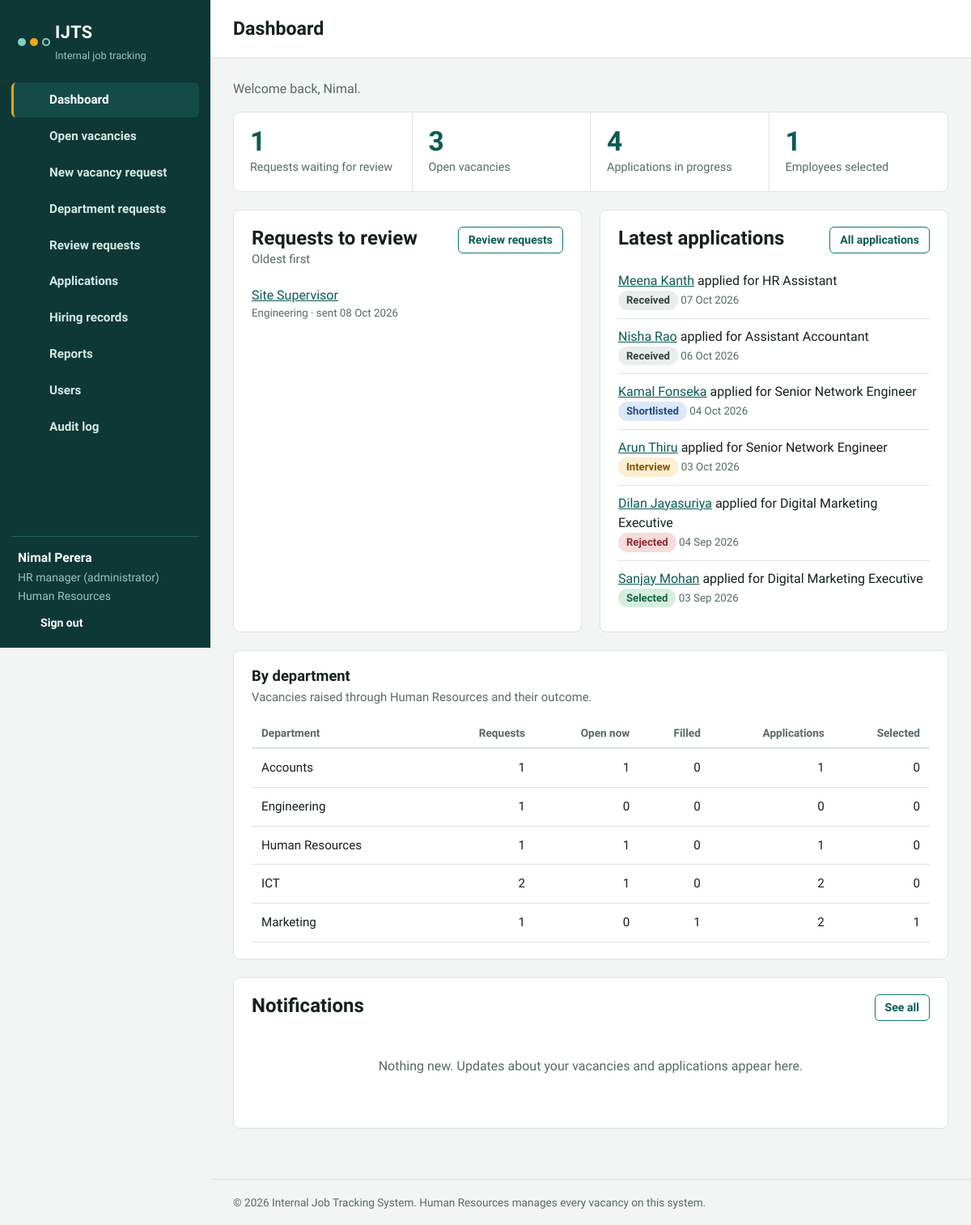
/dashboard.php (signed in), run on the app's committed database.
### tables this page shows
CREATE TABLE users (
  id INT UNSIGNED AUTO_INCREMENT PRIMARY KEY,
  full_name VARCHAR(100) NOT NULL,
  email VARCHAR(120) NOT NULL UNIQUE,
  password_hash VARCHAR(255) NOT NULL,
  role ENUM('admin','hr','manager','employee') NOT NULL DEFAULT 'employee',
  department_id INT UNSIGNED NOT NULL,
  status ENUM('Active','Inactive') NOT NULL DEFAULT 'Active',
  created_at TIMESTAMP DEFAULT CURRENT_TIMESTAMP,
  FOREIGN KEY (department_id) REFERENCES departments(id)
);

CREATE TABLE departments (
  id INT UNSIGNED AUTO_INCREMENT PRIMARY KEY,
  name VARCHAR(80) NOT NULL UNIQUE
);

CREATE TABLE vacancies (
  id INT UNSIGNED AUTO_INCREMENT PRIMARY KEY,
  title VARCHAR(150) NOT NULL,
  department_id INT UNSIGNED NOT NULL,
  requested_by INT UNSIGNED NOT NULL,
  positions TINYINT UNSIGNED NOT NULL DEFAULT 1,
  description TEXT NOT NULL,
  qualifications TEXT NOT NULL,
  justification TEXT NULL,
  closing_date DATE NOT NULL,
  status ENUM('Pending','Approved','Published','Returned','Rejected','Closed','Filled') NOT NULL DEFAULT 'Pending',
  hr_comment TEXT NULL,
  reviewed_by INT UNSIGNED NULL,
  created_at TIMESTAMP DEFAULT CURRENT_TIMESTAMP,
  published_at DATETIME NULL,
  FOREIGN KEY (department_id) REFERENCES departments(id),
  FOREIGN KEY (requested_by) REFERENCES users(id),
  FOREIGN KEY (reviewed_by) REFERENCES users(id),
  INDEX idx_vac_status (status)
);

CREATE TABLE applications (
  id INT UNSIGNED AUTO_INCREMENT PRIMARY KEY,
  vacancy_id INT UNSIGNED NOT NULL,
  user_id INT UNSIGNED NOT NULL,
  cover_note TEXT NULL,
  cv_file VARCHAR(100) NULL,
  status ENUM('Received','Shortlisted','Interview','Selected','Rejected','On Hold') NOT NULL DEFAULT 'Received',
  applied_at TIMESTAMP DEFAULT CURRENT_TIMESTAMP,
  UNIQUE KEY uq_vac_user (vacancy_id, user_id),
  FOREIGN KEY (vacancy_id) REFERENCES vacancies(id),
  FOREIGN KEY (user_id) REFERENCES users(id)
);

### includes/db.php (called while the page is built)
<?php
function db() {
    static $pdo = null;
    if ($pdo === null) {
        try {
            $pdo = new PDO(
                'mysql:host=' . DB_HOST . ';dbname=' . DB_NAME . ';charset=utf8mb4',
                DB_USER,
                DB_PASS,
                [
                    PDO::ATTR_ERRMODE => PDO::ERRMODE_EXCEPTION,
                    PDO::ATTR_DEFAULT_FETCH_MODE => PDO::FETCH_ASSOC,
                    PDO::ATTR_EMULATE_PREPARES => false,
                ]
            );
        } catch (PDOException $ex) {
            http_response_code(500);
            die('Cannot connect to the database. Check the settings in config/config.php and make sure you imported database/schema.sql.');
        }
    }
    return $pdo;
}

### dashboard.php (the view, shortened to what this page needs)
<?php
require_once 'includes/functions.php';
require_login();
$u = current_user();
$pageTitle = 'Dashboard';
include 'includes/header.php';
$notes = q_all("SELECT * FROM notifications WHERE user_id = ? ORDER BY created_at DESC, id DESC LIMIT 5", [$u['id']]);
?>
<p class="muted" style="margin-top:0">Welcome back, <?= e(explode(' ', $u['full_name'])[0]) ?>.</p>
<?php if (is_hr()):
    $pending = (int)q_val("SELECT COUNT(*) FROM vacancies WHERE status = 'Pending'");
    $open = (int)q_val("SELECT COUNT(*) FROM vacancies WHERE status = 'Published'");
    $inprog = (int)q_val("SELECT COUNT(*) FROM applications WHERE status IN ('Received','Shortlisted','Interview')");
    $hired = (int)q_val("SELECT COUNT(*) FROM applications WHERE status = 'Selected'");
    $queue = q_all("SELECT v.id, v.title, v.created_at, d.name AS dept FROM vacancies v JOIN departments d ON d.id = v.department_id WHERE v.status = 'Pending' ORDER BY v.created_at LIMIT 5");
    $recent = q_all("SELECT a.id, a.status, a.applied_at, u.full_name, v.title FROM applications a JOIN users u ON u.id = a.user_id JOIN vacancies v ON v.id = a.vacancy_id ORDER BY a.applied_at DESC LIMIT 6");
    $depts = dept_summary();
?>
  <div class="stats">
    <div class="stat"><span class="num"><?= $pending ?></span><span class="lab">Requests waiting for review</span></div>
    <div class="stat"><span class="num"><?= $open ?></span><span class="lab">Open vacancies</span></div>
    <div class="stat"><span class="num"><?= $inprog ?></span><span class="lab">Applications in progress</span></div>
    <div class="stat"><span class="num"><?= $hired ?></span><span class="lab">Employees selected</span></div>
  </div>
  <div class="grid-2">
    <section class="panel">
      <div class="panel-head"><div><h2>Requests to review</h2><p class="sub" style="margin:0">Oldest first</p></div><a class="btn ghost sm" href="hr_requests.php">Review requests</a></div>
      <?php if (!$queue): ?><p class="empty">No requests are waiting. New requests from departments appear here.</p>
      <?php else: ?><ul class="note-list">
        <?php foreach ($queue as $r): ?><li><a href="hr_requests.php"><?= e($r['title']) ?></a><small><?= e($r['dept']) ?> &middot; sent <?= e(fmt_date($r['created_at'])) ?></small></li><?php endforeach; ?>
      </ul><?php endif; ?>
    </section>
    <section class="panel">
      <div class="panel-head"><div><h2>Latest applications</h2></div><a class="btn ghost sm" href="applications.php">All applications</a></div>
      <?php if (!$recent): ?><p class="empty">No applications yet.</p>
      <?php else: ?><ul class="note-list">
        <?php foreach ($recent as $r): ?><li><a href="application_view.php?id=<?= (int)$r['id'] ?>"><?= e($r['full_name']) ?></a> applied for <?= e($r['title']) ?><small><?= badge($r['status']) ?> <?= e(fmt_date($r['applied_at'])) ?></small></li><?php endforeach; ?>
      </ul><?php endif; ?>
    </section>
  </div>
  <section class="panel">
    <h2>By department</h2>
    <p class="sub">Vacancies raised through Human Resources and their outcome.</p>
    <div class="table-wrap"><table>
      <thead><tr><th>Department</th><th class="num">Requests</th><th class="num">Open now</th><th class="num">Filled</th><th class="num">Applications</th><th class="num">Selected</th></tr></thead>
      <tbody><?php foreach ($depts as $d): ?>
        <tr><td><?= e($d['name']) ?></td><td class="num"><?= (int)$d['total_v'] ?></td><td class="num"><?= (int)$d['open_v'] ?></td><td class="num"><?= (int)$d['filled_v'] ?></td><td class="num"><?= (int)$d['apps'] ?></td><td class="num"><?= (int)$d['hired'] ?></td></tr>
      <?php endforeach; ?></tbody>
    </table></div>
  </section>
<?php endif; ?>
<section class="panel">
  <div class="panel-head"><div><h2>Notifications</h2></div><a class="btn ghost sm" href="notifications.php">See all</a></div>
  <?php if (!$notes): ?><p class="empty">Nothing new. Updates about your vacancies and applications appear here.</p>
  <?php else: ?><ul class="note-list">
    <?php foreach ($notes as $n): ?><li class="<?= $n['is_read'] ? '' : 'unread' ?>"><?= e($n['message']) ?><small><?= e(fmt_datetime($n['created_at'])) ?></small></li><?php endforeach; ?>
  </ul><?php endif; ?>
</section>
<?php include 'includes/footer.php'; ?>

### includes/header.php (shortened to what this page needs)
<?php
$u = current_user();
$page = basename($_SERVER['PHP_SELF']);
$nav = [];
$nav[] = ['dashboard.php', 'Dashboard', 'dashboard'];
$nav[] = ['vacancies.php', 'Open vacancies', 'briefcase'];
if (in_array($u['role'], ['manager', 'hr', 'admin'], true)) {
    $nav[] = ['request_new.php', 'New vacancy request', 'plus'];
    $nav[] = ['my_requests.php', 'Department requests', 'inbox'];
}
if (is_hr()) {
    $nav[] = ['hr_requests.php', 'Review requests', 'check'];
    $nav[] = ['applications.php', 'Applications', 'file'];
    $nav[] = ['hires.php', 'Hiring records', 'users'];
    $nav[] = ['reports.php', 'Reports', 'chart'];
}
if ($u['role'] === 'admin') {
    $nav[] = ['users.php', 'Users', 'users'];
    $nav[] = ['audit.php', 'Audit log', 'list'];
}
$unread = (int)q_val("SELECT COUNT(*) FROM notifications WHERE user_id = ? AND is_read = 0", [$u['id']]);
?>
<!DOCTYPE html>
<html lang="en">
<head>
<link rel="stylesheet" href="assets/css/style.css">
</head>
<body>
<div class="app">
  <aside class="sidebar" id="sidebar">
    <a class="brand" href="dashboard.php">
      <span class="mark" aria-hidden="true"><i></i><i></i><i></i></span>
      <span class="brand-text"><strong><?= e(APP_NAME) ?></strong><small>Internal job tracking</small></span>
    </a>
    <nav class="nav" aria-label="Main">
      <?php foreach ($nav as $n): ?>
        <a href="<?= e($n[0]) ?>" class="<?= $page === $n[0] ? 'active' : '' ?>"><?= icon($n[2]) ?><span><?= e($n[1]) ?></span></a>
      <?php endforeach; ?>
    </nav>
    <div class="side-user">
      <strong><?= e($u['full_name']) ?></strong>
      <span><?= e(role_label($u['role'])) ?></span>
      <span><?= e($u['dept_name']) ?></span>
      <a href="logout.php" class="logout"><?= icon('logout') ?> Sign out</a>
    </div>
  </aside>
  <div class="main">
    <header class="topbar">
      <h1><?= e($pageTitle ?? 'Dashboard') ?></h1>
      <a class="bell" href="notifications.php" aria-label="Notifications"><?= icon('bell') ?><?php if ($unread > 0): ?><em><?= $unread ?></em><?php endif; ?></a>
    </header>
    <main class="content">

### includes/functions.php (shortened to what this page needs)
<?php
require_once __DIR__ . '/db.php';
function e($v) { return htmlspecialchars((string)$v, ENT_QUOTES, 'UTF-8'); }
function fmt_date($d) { return $d ? date('d M Y', strtotime($d)) : '-'; }
function q_all($sql, $p = []) { $s = db()->prepare($sql); $s->execute($p); return $s->fetchAll(); }
function q_one($sql, $p = []) { $s = db()->prepare($sql); $s->execute($p); $r = $s->fetch(); return $r ? $r : null; }
function q_val($sql, $p = []) { $s = db()->prepare($sql); $s->execute($p); return $s->fetchColumn(); }
function current_user() {
    static $u = null;
    if ($u === null) {
        $u = false;
        if (!empty($_SESSION['uid'])) {
            $row = q_one("SELECT u.*, d.name AS dept_name FROM users u JOIN departments d ON d.id = u.department_id WHERE u.id = ? AND u.status = 'Active'", [$_SESSION['uid']]);
            if ($row) { $u = $row; }
        }
    }
    return $u ? $u : null;
}
function require_login() { if (!current_user()) { redirect('login.php'); } }
function is_hr() { $u = current_user(); return $u && in_array($u['role'], ['hr', 'admin'], true); }
function role_label($r) {
    $m = ['admin' => 'HR manager (administrator)', 'hr' => 'HR officer', 'manager' => 'Department head', 'employee' => 'Employee'];
    return $m[$r] ?? $r;
}
function badge($status) {
    $cls = 'b-' . strtolower(str_replace(' ', '-', $status));
    return '<span class="badge ' . e($cls) . '">' . e($status) . '</span>';
}
function icon($name) {
    $p = [
        'dashboard' => '<rect x="3" y="3" width="7" height="9"/><rect x="14" y="3" width="7" height="5"/><rect x="14" y="12" width="7" height="9"/><rect x="3" y="16" width="7" height="5"/>',
        'briefcase' => '<rect x="3" y="7" width="18" height="13" rx="2"/><path d="M9 7V5a2 2 0 0 1 2-2h2a2 2 0 0 1 2 2v2"/>',
        'file'      => '<path d="M14 3H7a2 2 0 0 0-2 2v14a2 2 0 0 0 2 2h10a2 2 0 0 0 2-2V8z"/><path d="M14 3v5h5"/>',
        'plus'      => '<path d="M12 5v14M5 12h14"/>',
        'inbox'     => '<path d="M22 12h-6l-2 3h-4l-2-3H2"/><path d="M5.5 5h13L22 12v6a2 2 0 0 1-2 2H4a2 2 0 0 1-2-2v-6z"/>',
        'check'     => '<circle cx="12" cy="12" r="9"/><path d="M8 12l3 3 5-6"/>',
        'chart'     => '<path d="M4 20V10M10 20V4M16 20v-8M22 20H2"/>',
        'users'     => '<circle cx="9" cy="8" r="4"/><path d="M2 21a7 7 0 0 1 14 0"/><path d="M17 4a4 4 0 0 1 0 8M22 21a6 6 0 0 0-4-5.6"/>',
        'list'      => '<path d="M8 6h13M8 12h13M8 18h13M3 6h.01M3 12h.01M3 18h.01"/>',
        'bell'      => '<path d="M6 8a6 6 0 0 1 12 0c0 7 3 9 3 9H3s3-2 3-9"/><path d="M10 21a2 2 0 0 0 4 0"/>',
        'logout'    => '<path d="M9 21H5a2 2 0 0 1-2-2V5a2 2 0 0 1 2-2h4M16 17l5-5-5-5M21 12H9"/>',
        'menu'      => '<path d="M3 6h18M3 12h18M3 18h18"/>',
    ];
    return '<svg class="ic" viewBox="0 0 24 24" fill="none" stroke="currentColor" stroke-width="1.8" stroke-linecap="round" stroke-linejoin="round" aria-hidden="true">' . ($p[$name] ?? '') . '</svg>';
}
function dept_summary() {
    return q_all("SELECT d.name,
        (SELECT COUNT(*) FROM vacancies v WHERE v.department_id = d.id) AS total_v,
        (SELECT COUNT(*) FROM vacancies v WHERE v.department_id = d.id AND v.status = 'Published') AS open_v,
        (SELECT COUNT(*) FROM vacancies v WHERE v.department_id = d.id AND v.status = 'Filled') AS filled_v,
        (SELECT COUNT(*) FROM applications a JOIN vacancies v ON v.id = a.vacancy_id WHERE v.department_id = d.id) AS apps,
        (SELECT COUNT(*) FROM applications a JOIN vacancies v ON v.id = a.vacancy_id WHERE v.department_id = d.id AND a.status = 'Selected') AS hired
        FROM departments d ORDER BY d.name");
}

### includes/footer.php (shortened to what this page needs)
    </main>
    <footer class="foot">&copy; <?= date('Y') ?> <?= e(APP_FULL_NAME) ?>. Human Resources manages every vacancy on this system.</footer>
  </div>
</div>
</body>
</html>

### data on the page
users: full_name "Nimal Perera", role "HR manager (administrator)", department.name "Human Resources", full_name "Nimal"
vacancies: title "Site Supervisor", department.name "Engineering", created_at "08 Oct 2026"
applications: user.full_name "Meena Kanth", vacancy.title "HR Assistant", status "Received", applied_at "07 Oct 2026"
applications: user.full_name "Nisha Rao", vacancy.title "Assistant Accountant", status "Received", applied_at "06 Oct 2026"
applications: user.full_name "Kamal Fonseka", vacancy.title "Senior Network Engineer", status "Shortlisted", applied_at "04 Oct 2026"
applications: user.full_name "Arun Thiru", vacancy.title "Senior Network Engineer", status "Interview", applied_at "03 Oct 2026"
applications: user.full_name "Dilan Jayasuriya", vacancy.title "Digital Marketing Executive", status "Rejected", applied_at "04 Sep 2026"
applications: user.full_name "Sanjay Mohan", vacancy.title "Digital Marketing Executive", status "Selected", applied_at "03 Sep 2026"

### other printed values
APP_NAME "IJTS"
$n[1] "Dashboard"
$n[1] "Open vacancies"
$n[1] "New vacancy request"
$n[1] "Department requests"
$n[1] "Review requests"
$n[1] "Applications"
$n[1] "Hiring records"
$n[1] "Reports"
$n[1] "Users"
$n[1] "Audit log"
$pageTitle "Dashboard"
$pending "1"
$open "3"
$inprog "4"
